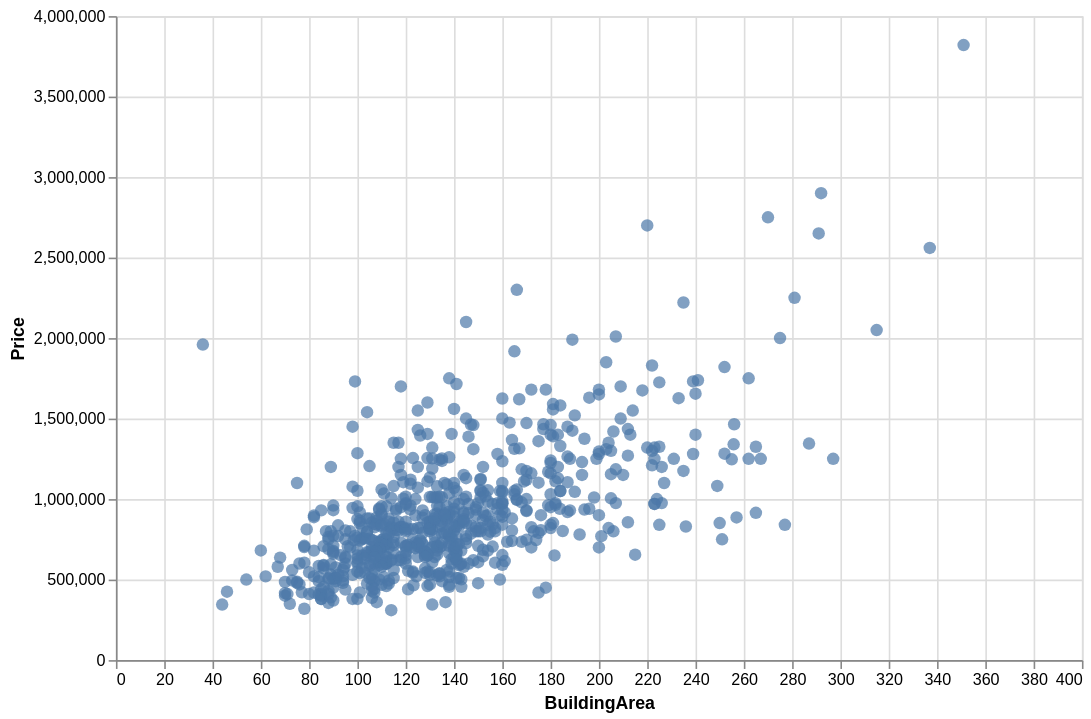

Notebook code cell kept with this figure:
### Code cell
# Specify the size:
alt.Chart(housing_data, height=400, width=600).mark_circle(size=60).encode(
    x='BuildingArea',
    y='Price'
)

### Figure 1 — Vega-Lite specification as saved in the notebook (floating-point values rounded to 4 significant figures; data arrays with more than 128 entries replaced by an {"elided": "..."} marker saying what was removed)
{"config": {"view": {"continuousWidth": 300, "continuousHeight": 300}}, "data": {"name": "data-4c729991a1fc54ac63aa4060a0a79366"}, "mark": {"type": "circle", "size": 60}, "encoding": {"x": {"field": "BuildingArea", "type": "quantitative"}, "y": {"field": "Price", "type": "quantitative"}}, "height": 400, "width": 600, "$schema": "https://vega.github.io/schema/vega-lite/v6.1.0.json", "datasets": {"data-4c729991a1fc54ac63aa4060a0a79366": {"elided": "696 records"}}}
